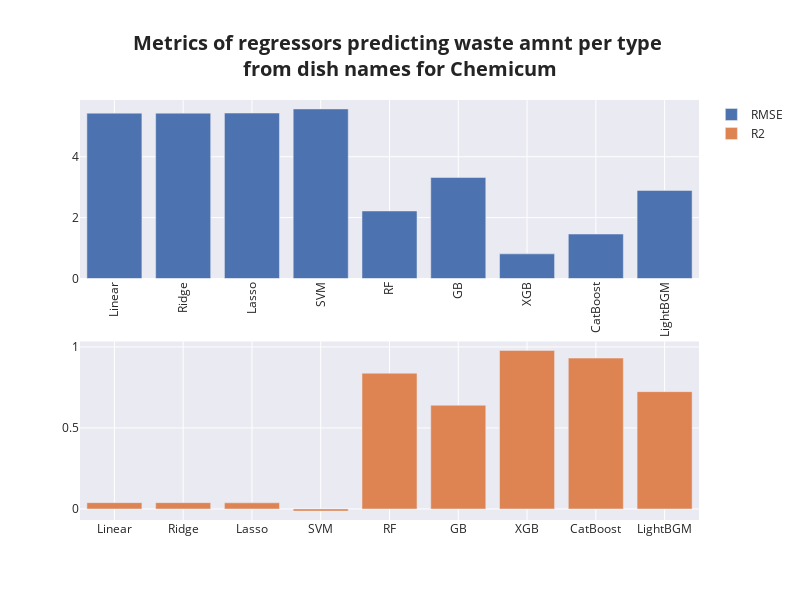

Notebook source saved alongside this figure:
### Code cell
fig = make_subplots(
    rows=2, cols=1,
    specs=[
        [{'type': 'bar'}],
        [{'type': 'bar'}]
    ]
)

fig.add_trace(
    go.Bar(x=rmse_vals['model'], y=rmse_vals['rmse'], name='RMSE'),
    row=1, col=1
)
fig.add_trace(
    go.Bar(x=r2_vals['model'], y=r2_vals['r2'], name='R2'),
    row=2, col=1
)

fig.update_layout(
    height=600, 
    width=800,
    title_text=f"<b>Metrics of regressors predicting waste amnt per type <br>from dish names for {restaurant}</b>",
    title_font_size=20,
    xaxis_tickangle=-90,
    title_x=0.5,
)
fig.show()

### Figure 1 — Plotly figure (JSON) as saved in the notebook; plotly's stock layout.template omitted (floating-point values rounded to 4 significant figures)
{"data": [{"name": "RMSE", "type": "bar", "x": ["Linear", "Ridge", "Lasso", "SVM", "RF", "GB", "XGB", "CatBoost", "LightBGM"], "xaxis": "x", "y": [5.432, 5.432, 5.435, 5.571, 2.219, 3.319, 0.8096, 1.461, 2.893], "yaxis": "y"}, {"name": "R2", "type": "bar", "x": ["Linear", "Ridge", "Lasso", "SVM", "RF", "GB", "XGB", "CatBoost", "LightBGM"], "xaxis": "x2", "y": [0.03911, 0.03911, 0.03798, -0.01303, 0.8381, 0.6403, 0.9786, 0.9314, 0.7242], "yaxis": "y2"}], "layout": {"height": 600, "title": {"font": {"size": 20}, "text": "<b>Metrics of regressors predicting waste amnt per type <br>from dish names for Chemicum</b>", "x": 0.5}, "width": 800, "xaxis": {"anchor": "y", "domain": [0, 1], "tickangle": -90}, "xaxis2": {"anchor": "y2", "domain": [0, 1]}, "yaxis": {"anchor": "x", "domain": [0.575, 1]}, "yaxis2": {"anchor": "x2", "domain": [0, 0.425]}}}
